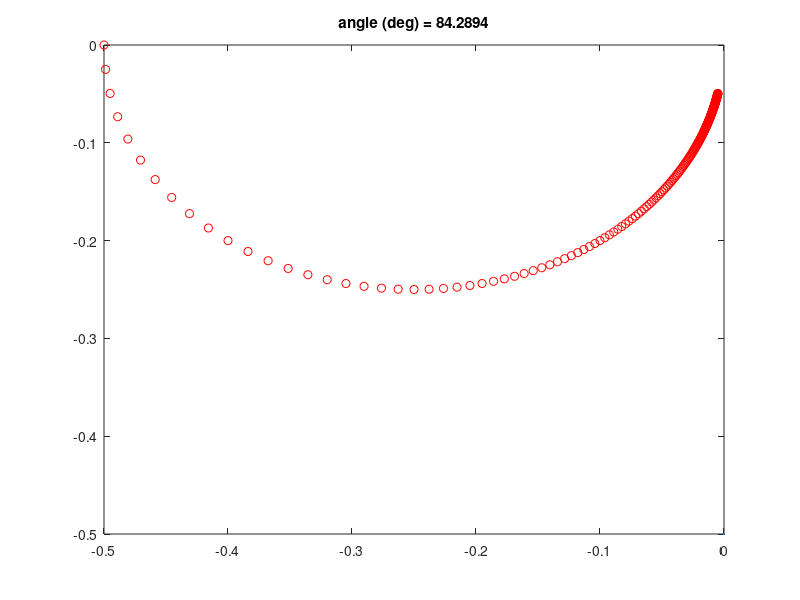

Write MATLAB code to recreate this figure. (Note: this script raises an error after producing the figure.)
clear,home
w = 0:.1:20;
r = w*nan;
m = w*nan;
figure(1)
for k = 1:length(w)
    r(k) = -2/(4+w(k)^2);
    m(k) = -w(k)/(4+w(k)^2);
    plot(r,m,'or',0,-.5)
    title(['angle (deg) = ',num2str(180/pi*atan(m(k)/r(k)))]),drawnow
    if r(k) == -m(k)
        fprintf('w(-45) = %1.4f\n',w(k)/2/pi)
    end
end
hold on
N = [1 2];
D = [1 0 -4];
nyquist(N,D),hold off